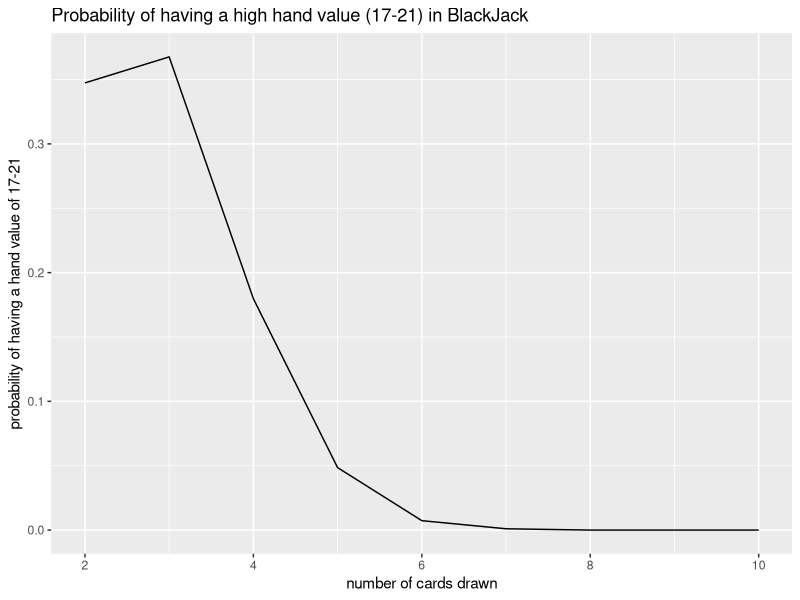
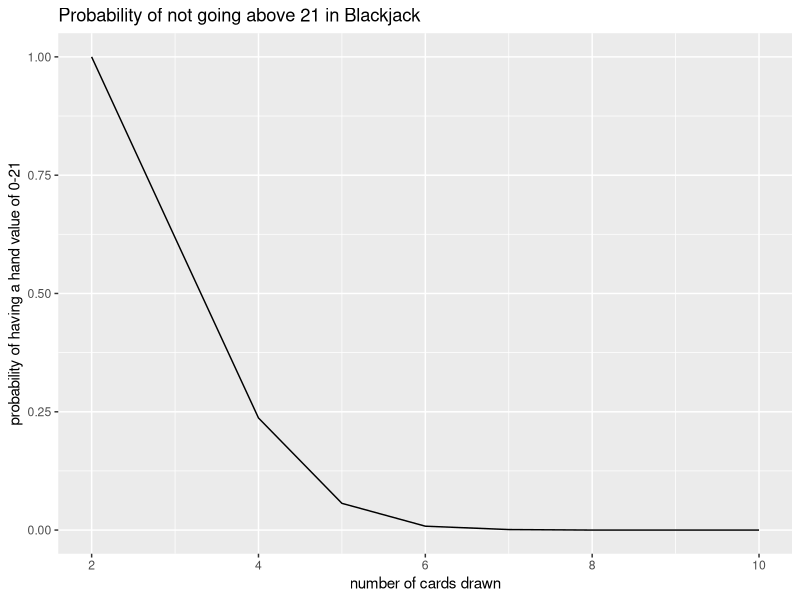

Generate these figures, in order, with R:
## ---- chunk 1
library(tidyverse)

newdeck <- function() {
  deck <- c(rep(2:10, each = 4), rep(10, 4*3), rep(11, 4))  
  return(deck)
}

## ---- chunk 2
deck <- newdeck()
deck
## ---- chunk 3
calculate_value <- function(n) {
  total <- sum(n)
  num_aces <- sum(n == 11)
  while(total > 21 && num_aces >0){
    total <- total - 10
    num_aces <- num_aces -1
  }
  return(total)
}
## ---- chunk 4
between17and21 <- function(num_cards) {
  deck <- newdeck()
  hand <- sample(deck, num_cards, replace = FALSE)
  hand_value <- calculate_value(hand)
  return(hand_value >= 17 && hand_value <= 21)
}
## ---- chunk 5
draw_cards <- function(nums,reps){
  probability <- map_lgl(1:reps, ~between17and21(nums)) |> mean()
  return(data.frame(high_hand_prob = probability, amount_of_cards = nums))
}

## ---- chunk 6
set.seed(47)
draw_cards(2,10000)

## ---- chunk 7
set.seed(47)
map(2:10, ~draw_cards(.x, reps = 10000)) |> 
  list_rbind()|>
  ggplot(aes(x= amount_of_cards, y = high_hand_prob)) +
  geom_line() +
  labs(title = "Probability of having a high hand value (17-21) in BlackJack" ,y = "probability of having a hand value of 17-21", x = "number of cards drawn")

## ---- chunk 8
between0and21 <- function(num_cards) {
  deck <- newdeck()
  hand <- sample(deck, num_cards, replace = FALSE)
  hand_value <- calculate_value(hand)
  return(hand_value >= 0 && hand_value <= 21)
}
## ---- chunk 9
draw_cards_alt <- function(nums,reps){
  probability <- map_lgl(1:reps, ~between0and21(nums)) |> mean()
  return(data.frame(high_hand_prob = probability, amount_of_cards = nums))
}

## ---- chunk 10
set.seed(47)
map(2:10, ~draw_cards_alt(.x, reps = 10000)) |> 
  list_rbind()|>
  ggplot(aes(x= amount_of_cards, y = high_hand_prob)) +
  geom_line() +
  labs(title = "Probability of not going above 21 in Blackjack" ,y = "probability of having a hand value of 0-21", x = "number of cards drawn")

